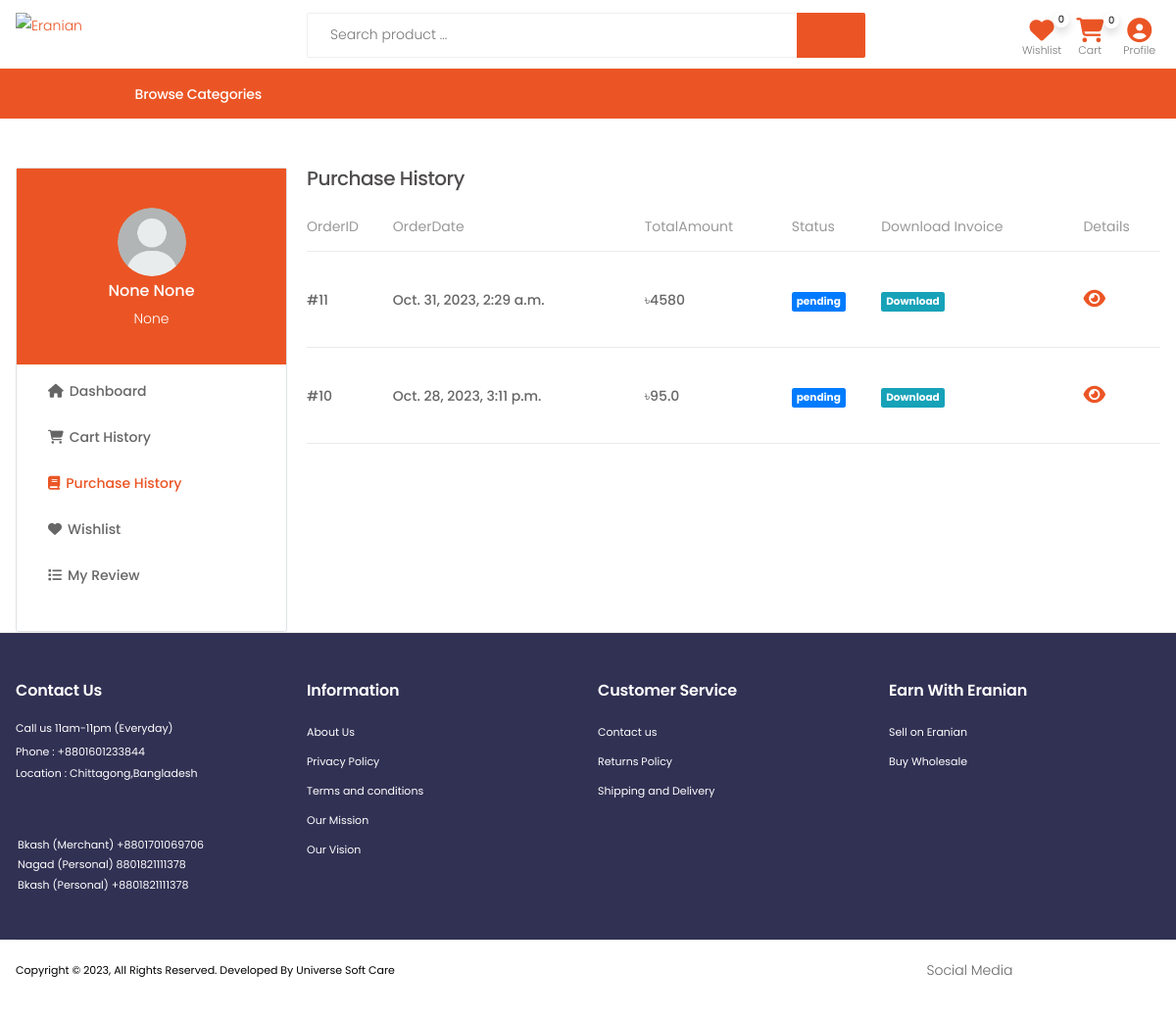
/order_summary (signed in), run on the app's committed database.
### userapp/models.py (models this page shows, shortened)
class User(AbstractBaseUser, PermissionsMixin):
    email = models.EmailField(unique=True)
    username = None
    first_name = models.CharField(max_length=30, null=True, blank=True)
    last_name = models.CharField(max_length=30, null=True, blank=True)
    phone = models.CharField(max_length=15, unique=True, null=True, blank=True)
    is_active = models.BooleanField(default=True)
    is_staff = models.BooleanField(default=False)
    is_customer = models.BooleanField(default=False)
    is_vendor = models.BooleanField(default=False)
    is_employee = models.BooleanField(default=False)
    date_joined = models.DateTimeField(default=timezone.now)
    objects = CustomUserManager()
    USERNAME_FIELD = 'email'
    REQUIRED_FIELDS = []

class Profile(models.Model):
    user                = models.OneToOneField(User, on_delete=models.CASCADE, max_length=1)
    image               = models.ImageField(upload_to="profilepicture", default='no_img.png')
    date_of_birthday    = models.DateField(auto_now_add=False,blank=True,null=True)
    phone               = models.CharField(max_length=15,unique=True,blank=True,null=True)
    permanent_address   = models.CharField(max_length=100,blank=True,null=True)
    present_address     = models.CharField(max_length=100,blank=True,null=True)
    class Meta:
        verbose_name_plural = "Customer Profile"

### store/models.py (models this page shows, shortened)
class Order(models.Model):
    user = models.ForeignKey(settings.AUTH_USER_MODEL,
                             on_delete=models.CASCADE)
    items = models.ManyToManyField(OrderItem)
    ordered_date = models.DateTimeField()
    order_complate_date = models.DateTimeField(
        auto_now=False, auto_now_add=False, blank=True, null=True)
    order_status = models.CharField(
        max_length=150, choices=Order_Status, default='pending')
    total_order_amount = models.CharField(
        max_length=150, blank=True, null=True)
    paid_amount = models.CharField(max_length=150, default=0)
    due_amount = models.CharField(max_length=150, default=0)
    ordered = models.BooleanField(default=False)
    orderId = models.CharField(max_length=150, blank=True, null=True)
    paymentId = models.CharField(max_length=150, blank=True, null=True)
    coupon = models.ForeignKey(
        'Coupon', on_delete=models.SET_NULL, blank=True, null=True)
    shipping_address = models.ForeignKey(
        ShipingAddress, on_delete=models.CASCADE, blank=True, null=True)
    payment_option = models.CharField(max_length=150)
    order_read_status = models.BooleanField(default=False)
    redx_percel_traking_number = models.CharField(
        max_length=150, blank=True, null=True)
    others_transport_trakink_url = models.URLField(
        max_length=200, blank=True, null=True)
    class Meta:
        ordering = ['-id']

### store/views.py (the view)
# urls.py: path("order_summary",login_required(OrderSummary,login_url='/customer-login/'), name="order-summary"),
@login_required
def OrderSummary(request):
    try:
        order =Order.objects.filter(user=request.user, ordered=True)
        context={
            'order':order,
        }
        return render(request, 'store/order_summary.html', context)
    except ObjectDoesNotExist:
        return redirect('/')

### daseboard/context_processors.py (called while the page is built)
def order_count(request):
    order_count = Order.objects.filter(order_read_status=False).count()
    context = {
        'order_count': order_count
    }
    return context

def unverified_vendor_count(request):
    unverified_vendor_count = VendorInformation.objects.filter(
        is_verified=False).count()
    unverified_vendor_profile = VendorInformation.objects.filter(
        is_verified=False)
    context = {
        'unverified_vendor_count': unverified_vendor_count,
        'unverified_vendor_profile': unverified_vendor_profile,
    }
    return context

def order_list(request):
    user = request.user
    order_list = Order.objects.filter(order_read_status=False)
    context = {
        'order_list': order_list
    }
    return context

def contact_data_count(request):
    contact_data_count = ConductData.objects.filter(view_status=False).count()
    context = {
        'contact_data_count': contact_data_count
    }
    return context

def contact_data_list(request):
    contact_data_list = ConductData.objects.filter(view_status=False)
    context = {
        'contact_data_list': contact_data_list
    }
    return context

def rating_list_view(request):
    rating_review = ProductReview.objects.filter(approve_status=False)
    context = {
        'rating_review': rating_review
    }
    return context

def order_information(request):
    order_information = Order.objects.filter(order_status='complete')
    total_sale = 0
    total_purchase_price = 0
    for x in order_information:
        total_sale = total_sale + x.get_total()
        total_purchase_price = total_purchase_price + x.get_purchase_price_total()
    total_revenue = total_sale - total_purchase_price
    context = {
        'order_information': order_information,
        'total_sale': total_sale,
        'total_revenue': total_revenue
    }
    return context

### store/templatetags/campaign.py (called while the page is built)
@register.filter()
def campaign_menu(request):
    return Campaign.objects.filter()

### store/templatetags/cart_count.py (called while the page is built)
@register.filter
def cart_count(user):
    if user.is_authenticated:
        qs=Order.objects.filter(user=user, ordered=False)
        if qs.exists():
            return qs[0].items.count()
        return 0
    return 0

### store/templatetags/top_category.py (called while the page is built)
@register.filter
def category(user):
    cate = ProductCategory.objects.filter(parent=None)
    return cate

### store/templatetags/wish_list_product_count.py (called while the page is built)
@register.filter
def wish_list_product_count(user):
    if user.is_authenticated:
       return WhishLIst.objects.filter(user=user).count()
    return 0

### store/template/store/order_summary.html (shortened to what this page needs)
{% extends 'store/base.html' %}
{% load static %}
{% block content %}
<div class="container mt-5">
	<div class="row">
		<div class="col-md-3 d-none d-md-block">
			<div class="card border rounded">
				<div class="card-profile ">
					<img class="mx-auto mt-4 rounded-circle" src="{{ user.profile.image.url }}" alt=""
						style="height: 70px ; width: 70px;">
					<p style="text-align:center ; font-size: 16px; font-weight: 500;">
						{{ user.first_name }} {{user.last_name }}</p>
					<p style="text-align:center ;">{{ user.username }}</p>
				</div>
				<div class="card-body">
					<nav class="mobile-cats-nav">
						<ul class="mobile-cats-menu dashboard-menu">
							<li><a href="{% url 'profile-dashboard' %}"><i class="fa-solid fa-house"></i>Dashboard</a>
							</li>
							<li><a href="{% url 'cart-summary' %}"><i class="fa-solid fa-cart-shopping"></i>Cart
									History</a></li>
							<li class="m-active"><a href="{% url 'order-summary' %}"><i
										class="fa-solid fa-book"></i>Purchase History</a></li>
							<li><a href="{% url 'wish-list' %}"><i class="fa-solid fa-heart"></i>Wishlist</a></li>
							<li><a href="{% url 'my-review' %}"><i class="fa-solid fa-list"></i>My Review</a></li>
						</ul>
					</nav>
				</div>
			</div>
		</div>
		<div class="col-md-9">
			<h5>Purchase History</h5>
			<div class="row ">
				<div class="col-lg-12 mx-auto">
					<table class="table table-mobile">
						<thead>
							<tr>
								<th>OrderID</th>
								<th>OrderDate</th>
								<th>TotalAmount</th>
								<th>Status</th>
								<th>Download Invoice</th>
								<th>Details</th>
							</tr>
						</thead>
						<tbody>
							{% for p in order %}
							<tr>
								<td>
									#{{ p.orderId }}
								</td>
								<td>
									{{ p.ordered_date }}
								</td>
								<td>৳{{p.total_order_amount }} </td>
								<td>
									{% if p.others_transport_trakink_url %}
									<p class="badge badge-primary p-2"><a class="text-white"
											href="{{ p.others_transport_trakink_url }}" target="_blank">Traking
											Order</a></p>
									{% elif p.redx_percel_traking_number %}
									<p class="badge badge-primary p-2"><a class="text-white"
											href="https://redx.com.bd/track-parcel/?trackingId={{ p.redx_percel_traking_number }}&shopId=806273"
											target="_blank">Traking Order</a></p>
									{% else %}
									<p class="badge badge-primary p-2">{{ p.order_status }}</p>
									{% endif %}
								</td>
								{% if p.order_status == 'complete' %}
								<td>{{ p.order_complate_date }}</td>
								{% else %}
								<td><a class="badge badge-info p-2" href="{% url 'render-order-pdf-view' p.pk %}"
										download>Download</a></td>
								{% endif %}
								<td><a style="font-size: 20px ;" href="{% url 'order-detail' p.pk %}"><i
											class="fa fa-eye" aria-hidden="true"></i></a></td>
							</tr>
							{% endfor %}
						</tbody>
					</table>
				</div>
			</div>
		</div>
	</div>
</div>
{% endblock %}

### store/template/store/includes/navbar.html (shortened to what this page needs)
{% load static %}
{% load desktop_menu %}
{% load top_category %}
{% load cart_view %}
{% load cart_count %}
{% load wish_list_product_count %}
{% load campaign %}
{% load logo %}
<header class="header header-10 header-intro-clearance desktop">
  <div class="header-middle sticky-header mx-auto ">
    <div class="container">
      <div class="header-left py-auto">
        <a href="{% url 'home' %}" class="logo">
          <img src="{% static 'store/images/eranian.png' %}" alt="Eranian">
        </a>
      </div>
      <div class="header-center">
        <div class="header-search header-search-extended header-search-visible header-search-no-radius">
          <form action="{% url 'search' %}" method="GET">
            <div class="header-search-wrapper search-wrapper-wide" style="margin-top: -10px;">
              <input type="search" class="form-control" name="q" id="q" placeholder="Search product ..." required>
              <button class="btn" type="submit" style="background-color:#eb5525 ;"><i
                  style="color: white; font-size: 25px; font-weight: 700;" class="icon-search"></i></button>
            </div>
          </form>
        </div>
      </div>
      <div class="header-right">
        <div class="header-dropdown-link" style="margin-top: -5px;">
          <a href="{% url 'wish-list' %}" class="wishlist-link">
            <i style="color:#eb5525; font-size: 25px;" class="fa-solid fa-heart"></i>
            <span class="wishlist-count shadow">{{ request.user|wish_list_product_count }}</span>
            <span class="wishlist-txt">Wishlist</span>
          </a>
          <div class="dropdown cart-dropdown mx-2">
            <a href="{% url 'cart-summary' %}" class="dropdown-toggle" role="button" aria-haspopup="true"
              aria-expanded="false" data-display="static">
              <i style="color:#eb5525; font-size: 25px;" class="fa-solid fa-cart-shopping"></i>
              <span class="cart-count shadow">{{ request.user|cart_count }}</span>
              <span class="cart-txt">Cart</span>
            </a>
          </div>
          <div class="dropdown user-profile cart-dropdown mx-2">
            <a class="dropdown-toggle" role="button" aria-haspopup="true" aria-expanded="false" data-display="static">
              <i style="color:#eb5525; font-size: 25px;" class="fa-solid fa-circle-user"></i>
              <span class="cart-txt">Profile</span>
            </a>
          </div>
        </div>
      </div>
    </div>
  </div>
  <div class="header-bottom container-fluid" style="border-top: 1px solid #eb5525;">
    <div class="row d-flex col-11 mx-auto">
      <div class="col-md-4 col-lg-3">
        {% if request.resolver_match.url_name == 'home' %}
        <div class="dropdown category-dropdown show is-on" data-visible="true">
          {% else %}
          <div class="dropdown category-dropdown is-on">
            {% endif %}
            <a href="#" class="dropdown-toggle" role="button" data-toggle="dropdown" aria-haspopup="true"
              aria-expanded="false" data-display="static" title="Browse Categories">
              <span class="pl-5" style="font-size: 14px;">Browse Categories</span>
            </a>
            </div>
          </div>
        </div>
      </div>
</header>

### store/static/store/css/skins/skin-demo-13.css (style rules this page uses)
a { color: #eb5525; }
.cart-dropdown .cart-count { background-color: #fff; }
.wishlist-link .wishlist-count { background-color: #fff; }
.category-dropdown .dropdown-toggle:before { background-color: #eb5525; }
.header-10 .header-search .header-search-wrapper { border-color: rgb(241, 238, 238); }

### store/static/store/css/demos/demo-13.css (style rules this page uses)
.header.header-10.header-intro-clearance .dropdown.category-dropdown .dropdown-toggle { padding-left: 1rem; color: rgb(255, 255, 255); }
.header.header-10.header-intro-clearance .dropdown.category-dropdown .dropdown-toggle::after { left: unset; }
.header.header-10.header-intro-clearance .header-search-extended { margin-right: 0; margin-left: 0; }
.header.header-10.header-intro-clearance .header-dropdown-link { display: flex; align-items: flex-end; }
.header.header-10.header-intro-clearance .wishlist-link { position: relative; flex-direction: column; font-size: 2.8rem; }
.header.header-10.header-intro-clearance .wishlist-link .wishlist-count { left: 25px; top: -0.9rem; }
.header.header-10.header-intro-clearance .cart-dropdown { font-size: 3.2rem; align-items: flex-end; }
.header.header-10.header-intro-clearance .cart-dropdown .cart-count { left: 25px; top: -0.9rem; }
.header.header-10.header-intro-clearance .compare-dropdown [class*='count'], .header.header-10.header-intro-clearance .cart-dropdown [class*='count'], .header.header-10.header-intro-clearance .wishlist-link [class*='count'] { min-width: 1.6rem; height: 1.6rem; position: absolute; }
.header.header-10.header-intro-clearance .compare-dropdown .dropdown-toggle, .header.header-10.header-intro-clearance .cart-dropdown .dropdown-toggle, .header.header-10.header-intro-clearance .wishlist-link .dropdown-toggle { position: relative; flex-direction: column; }
.header.header-10.header-intro-clearance .wishlist-txt, .header.header-10.header-intro-clearance .cart-txt, .header.header-10.header-intro-clearance .compare-txt { font-size: 1.1rem; font-weight: 300; letter-spacing: 0; color: #777; margin-top: .3rem; transition: all .3s; }

### store/template/store/base.html (style rules this page uses)
.table tr td { font-weight: 500; color: #666666; }
.dashboard-menu li a { font-weight: 500; color: #666666; }

### store/template/store/includes/navbar.html (style rules this page uses)
.header-middle { height: 70px; }
.header-middle .header-left a { margin-top: 20px; }
.sticky-header a img { margin-top: -10px; }

### store/template/store/order_summary.html (style rules this page uses)
.profile-dashboard h4, p { color: white; }
.card-profile { height: 200px; background-color: #eb5525; }
.m-active a { color: #eb5525 !important; }

### store/template/store/includes/mobile-navbar.html (style rules this page uses)
.mobile-cats-nav i { margin-right: 6px; }

### data on the page
User: user|wish_list_product_count "0", user|cart_count "0", profile.image (placeholder picture), first_name "None", last_name "None", username "None"
Order: orderId "11", ordered_date "Oct. 31, 2023, 2:29 a.m.", total_order_amount "4580", order_status "pending", shows "Download"
Order: orderId "10", ordered_date "Oct. 28, 2023, 3:11 p.m.", total_order_amount "95.0", order_status "pending", shows "Download"
